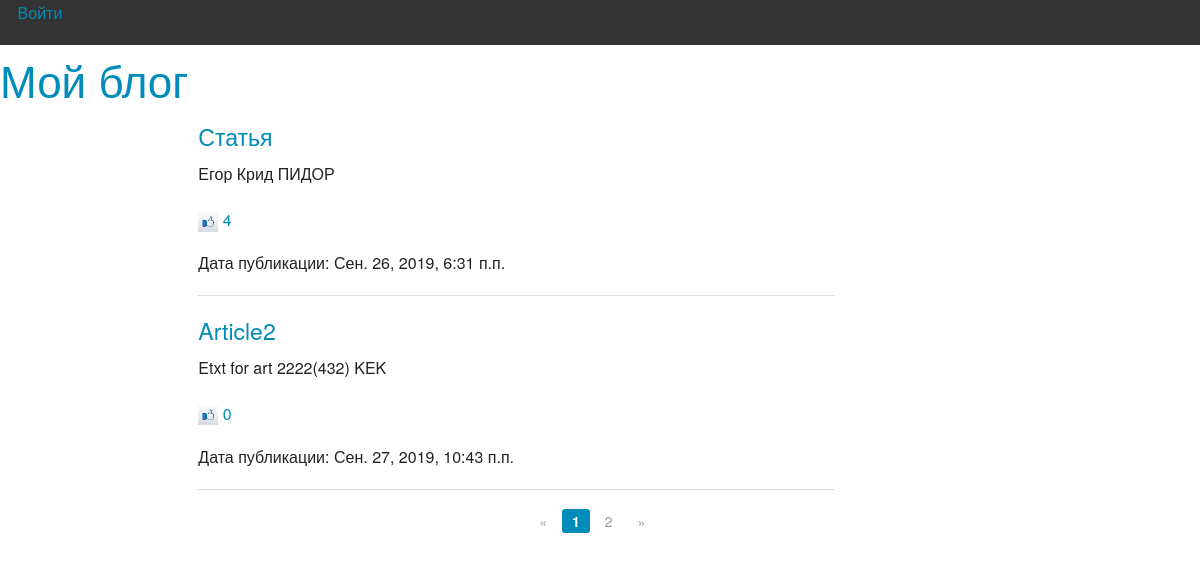
/, run on an earlier commit of the app's database.
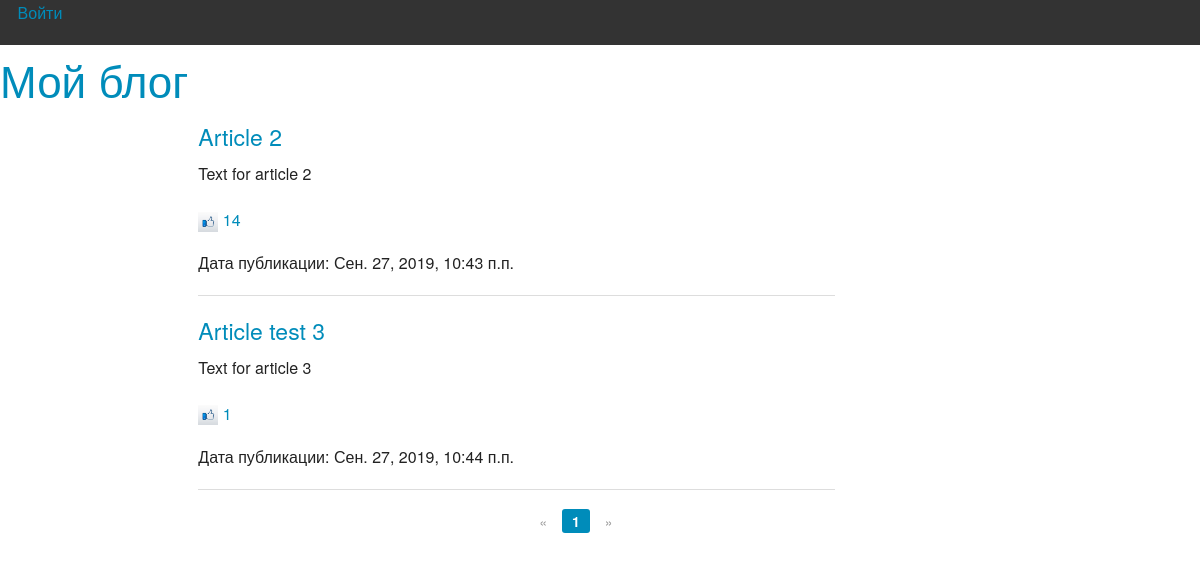
And on a later commit of the database.
### article/models.py (models this page shows)
class Article(models.Model):
    class Meta:
        db_table = "article"
    title = models.CharField(max_length=256)
    text = models.TextField()
    date = models.DateTimeField()
    likes = models.IntegerField(default=0)

### article/views.py (the view)
# urls.py: path('', article.views.articles),
def articles(request, page_number=1):
    all_articles = Article.objects.all()
    current_page = Paginator(all_articles, 2)
    response = render_to_response("articles.html", {
        "articles": current_page.page(page_number),
        "username": auth.get_user(request).username})
    response.set_cookie("page_number", page_number)
    return response

### article/templates/articles.html
{% extends "main.html" %}
{% load staticfiles %}
{% block article %}
<div class="large-8 large-offset-1 columns">
    {% for article in articles %}
        <h4><a href="/articles/{{ article.id }}">{{ article.title }}</a></h4>
        <p>{{ article.text }}</p>
        <p>
            <a href="/articles/addlike/{{ article.id }}/">
                <img src="{% static 'like.jpg' %}" width="20px" height="20px"> {{ article.likes }}
            </a>
        </p>
    <h6>Дата публикации: {{ article.date }}</h6>
        <hr>
    {% endfor %}
</div>
<div class="row">
    <div class="large-3 large-offset-5 columns">
        <ul class="pagination">
            {% if articles.has_previous %}
                <li class="arrow"><a href="/page/{{ articles.previous_page_number }}/">&laquo;</a></li>
            {% else %}
                <li class="arrow unavailable"><a href="">&laquo;</a></li>
            {% endif %}
            {% for page in articles.paginator.page_range %}
                {% if page == articles.number %}
                    <li class="current"><a href="/page/{{ page }}/">{{ page }}</a></li>
                {% else %}
                    <li><a href="/page/{{ page }}/">{{ page }}</a></li>
                {% endif %}
            {% endfor %}
            {% if articles.has_next %}
                <li class="arrow"><a href="/page/{{ articles.next_page_number }}/">&raquo;</a></li>
            {% else %}
                <li class="arrow unavailable"><a href="">&raquo;</a></li>
            {% endif %}
        </ul>
    </div>
</div>
{% endblock %}

### templates/main.html (shortened to what this page needs)
{% load staticfiles %}
<!DOCTYPE html>
<html lang="en">
    <head>
        <link rel="stylesheet" href='{% static "/static/css/foundation.css" %}'/>
    </head>
    <body>
    <div class="top-bar">
        <section class="top-bar-right">
            <ul class="dropdown menu" data-dropdown-menu>
                {% if username %}
                    <li><a href="/auth/logout/">Выйти, {{ username }}</a></li>
                {% else %}
                    <li><a href="/auth/login/">Войти</a></li>
                {% endif %}
            </ul>
        </section>
    </div>
        <h1><a href="/">Мой блог</a></h1>
        <div class="row">
            {% block article %}{% endblock %}
        </div>
    </body>
</html>

What changed in the data, as far as the page shows it:
removed Article: title "Статья", text "Егор Крид ПИДОР", likes "4", date "Сен. 26, 2019, 6:31 п.п."
changed Article: title "Article2" → "Article 2"; text "Etxt for art 2222(432) KEK" → "Text for article 2"; likes "0" → "14"
now on this page (row edited): Article: title "Article test 3", text "Text for article 3", likes "1", date "Сен. 27, 2019, 10:44 п.п."
Also different on the page:
list line gone: "2"
